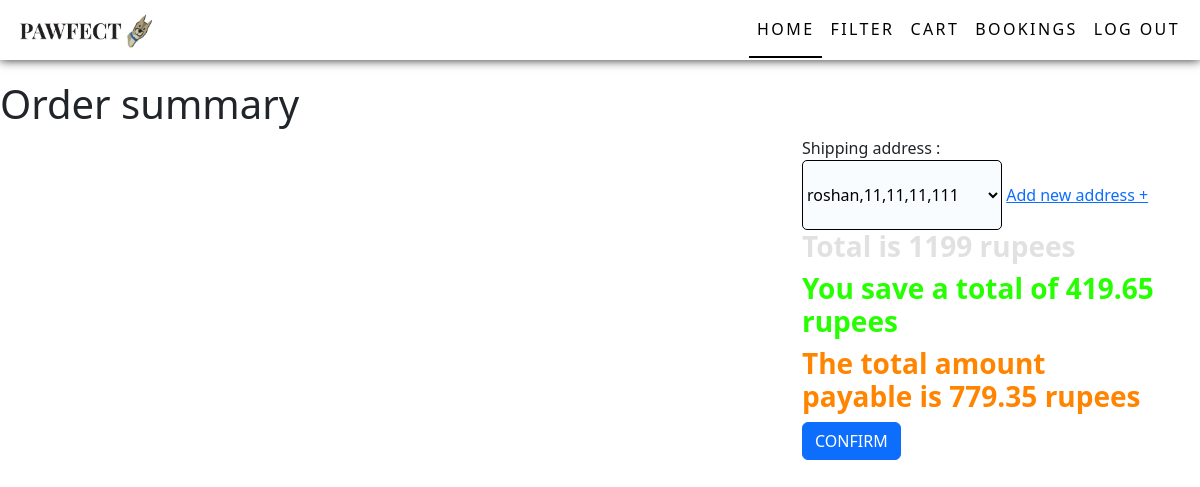
Page /orderSummary2/419.65/1199/779.35 (signed in) on the earlier database version.
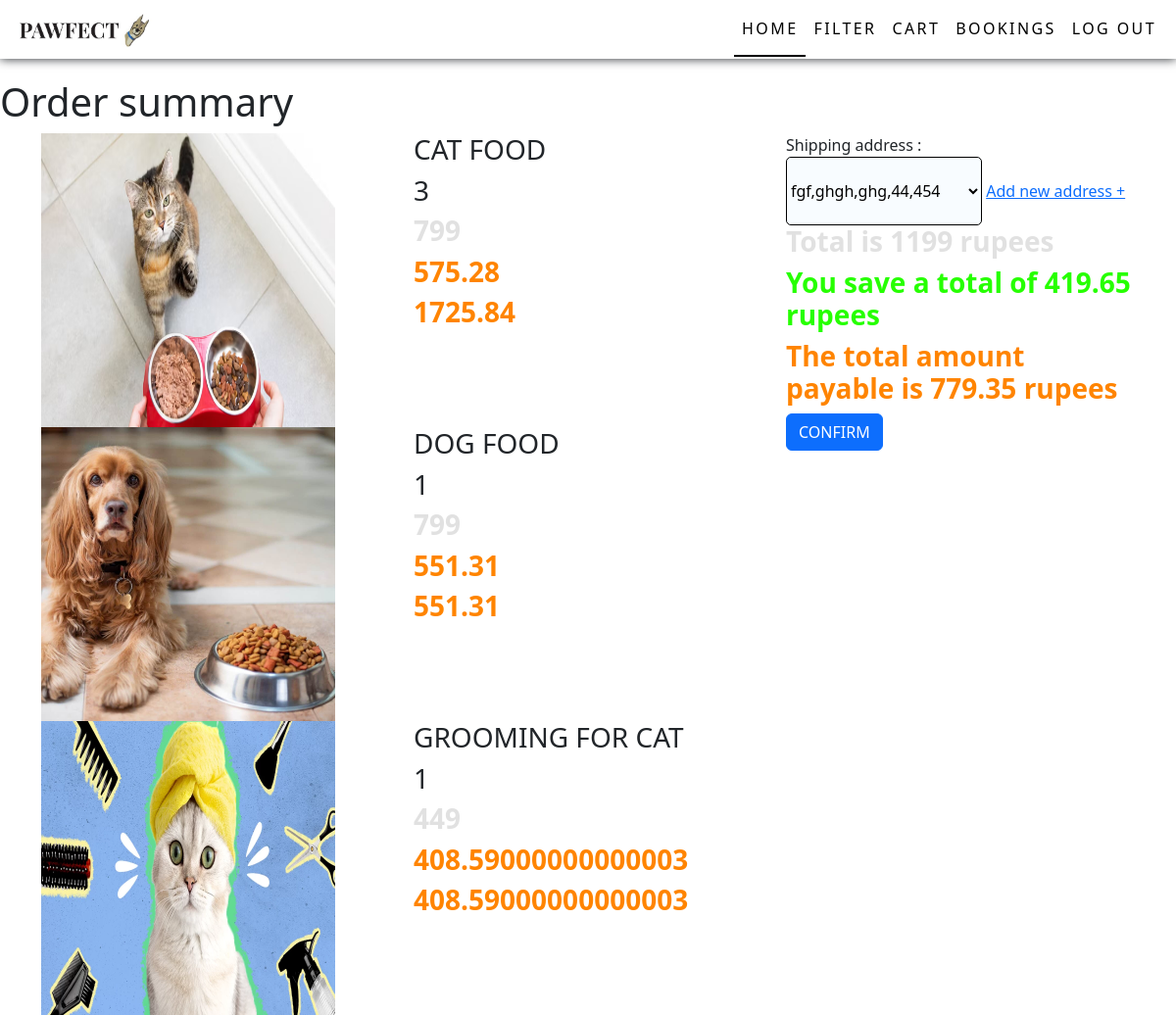
Same page on the later database version.
### app/models.py (models this page shows)
class Cart(models.Model):
    user=models.ForeignKey(User,on_delete=models.CASCADE)
    pro=models.ForeignKey(Details,on_delete=models.CASCADE)
    qty=models.IntegerField()
    price=models.FloatField()

class Details(models.Model):
    product=models.ForeignKey(Product, on_delete=models.CASCADE)
    dis=models.TextField()
    price=models.IntegerField()
    ofr_per=models.FloatField()
    ofr_price=models.FloatField()
    stock=models.IntegerField()

class Product(models.Model):
    category=models.ForeignKey(Category, on_delete=models.CASCADE)
    name=models.TextField()
    img=models.FileField()
    dis=models.TextField()

### app/views.py (the view)
# urls.py: path('orderSummary2/<discount>/<price>/<total>',views.orderSummary2,name="orderSummary2"),
def orderSummary2(req,discount,price,total):
    if 'user' in req.session:
        user=User.objects.get(username=req.session['user'])
        data=Address.objects.filter(user=user)
        cart=Cart.objects.filter(user=user)
        pet=Pet.objects.all()
        cat=Category.objects.all()
        if req.method == 'POST':
            address=req.POST['address']
            addr=Address.objects.get(user=user,pk=address)
        else:
            return render(req,'user/orderSummary2.html',{'cart':cart,'data':data,'discount':discount,'price':price,'total':total,'discount':discount,'pet':pet,'cat':cat})
        addr=addr.pk
        return redirect("payment2",address=addr)
    else:
        return redirect(shop_login)

### templates/user/orderSummary2.html (shortened to what this page needs)
<!DOCTYPE html>
<html lang="en">
<head>
  {% load static %}
    <link href="https://cdn.jsdelivr.net/npm/bootstrap@5.3.3/dist/css/bootstrap.min.css" rel="stylesheet">
    <link rel="stylesheet" href="{% static 'css/style.css' %}">
    <link rel="stylesheet" href="{% static 'css/userHome.css' %}">
</head>
<body>
  <nav class="navbar navbar-expand-sm  fixed-top">
    <div class="container-fluid">
      <a class="navbar-brand" href="#"><img src="{% static 'images/pawfectlogo.jpg'%}" alt="" width="150px"></a>
      <div class="collapse navbar-collapse justify-content-end" id="collapsibleNavbar">
        <ul class="navbar-nav">
          <li class="nav-item">
            <a class="nav-link active" href="../user_home">Home</a>
          </li>
          <li class="nav-item dropdown petDrop">
            <a class="nav-link " href="#" role="button" data-bs-toggle="dropdown">FILTER</a>
          </li>
          <li class="nav-item">
            <a class="nav-link" href="../viewCart">CART</a>
          </li>
          <li class="nav-item">
            <a class="nav-link" href="bookings">Bookings</a>
          </li>
          <li class="nav-item">
            <a class="nav-link" href="logout">Log out</a>
          </li>
        </ul>
      </div>
    </div>
  </nav>
    <h1>Order summary</h1>
    <div class="container">
        <div class="row">
            <div class="col-lg-8">
                {% for i in cart %}
                <div class="row">
                    <div class="col-lg-6">
                        <img src="{{i.pro.product.img.url}}" alt="" width="300px" height="300px">
                    </div>
                    <div class="col-lg-6">
                        <h3>{{i.pro.product.name}}</h3>
                        <h3>{{i.qty}}</h3>
                        <h3 class="price">{{i.pro.price}}</h3>
                        <h3 class="offerPrice">{{i.pro.ofr_price}}</h3>
                        <h3 class="offerPrice">{{i.price}}</h3>
                    </div>
                </div>
                {% endfor %}
            </div>
            <div class="col-lg-4">
              <form action="" method="post" enctype="multipart/form-data">
                <label for="">Shipping address : </label><br>
                <select name="address" id="address">
                  {% for i in data %}
                    <option value="{{i.pk}}">{{i.name}},{{i.house}},{{i.street}},{{i.pin}},{{i.state}}</option>
                  {% endfor %}
                </select>
              <a href="../../../address">Add new address + </a>
                <h3 class="price">Total is {{price}} rupees</h3>
                <h3 class="discount">You save a total of {{discount}} rupees</h3>
                <h3 class="offerPrice">The total amount payable is {{total}} rupees</h3>
                <button type="submit" class="btn btn-primary">CONFIRM</button>
              </form>
            </div>
        </div>
    </div>
</body>
</html>

Differences in the rows shown:
added Cart: pro.product.img (picture), pro.product.name "CAT FOOD", qty "3", pro.price "799", pro.ofr_price "575.28", price "1725.84"
added Cart: pro.product.img (picture), pro.product.name "DOG FOOD", qty "1", pro.price "799", pro.ofr_price "551.31", price "551.31"
added Cart: pro.product.img (picture), pro.product.name "GROOMING FOR CAT", qty "1", pro.price "449", pro.ofr_price "408.59000000000003", price "408.59000000000003"
Other differences:
form field address: "roshan,11,11,11,111" → "fgf,ghgh,ghg,44,454"
